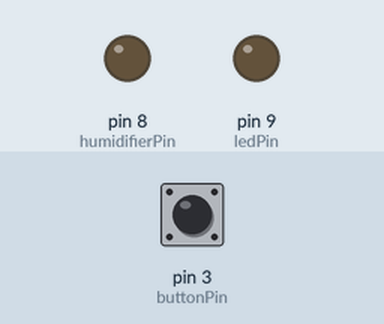
The sketch below on a simulated Arduino Uno, built with avr-gcc and run on an emulated ATmega328P. Parts: output pins drawn as LEDs (lit = HIGH). The test bench sets the inputs (shaded band); at power-on: pin 3 (buttonPin) LOW.

Above: at 1.2 s.
1.3 s: pin 3 (buttonPin) pulled HIGH for 0.15 s
At 2.5 s:
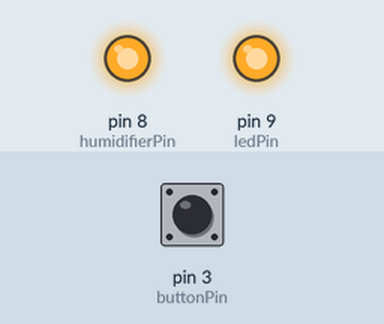
2.9 s: pin 3 (buttonPin) pulled HIGH for 1 s
At 3.8 s:
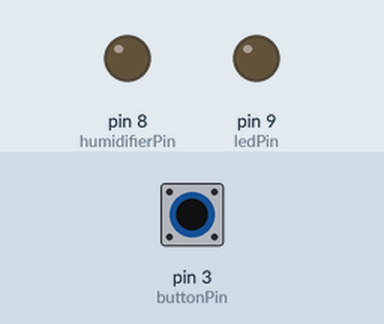
5.4 s: pin 3 (buttonPin) pulled HIGH for 3.2 s
At 5.7 s:
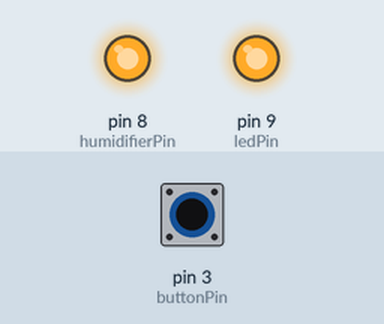
Timing chart, 0 to 8.4 s (numbered marks = the images above; inputs shaded):
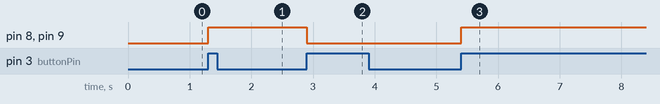

Measured:
- after the input at 1.3 s, pin 8 (humidifierPin), pin 9 (ledPin): LOW → HIGH at once
- after the input at 2.9 s, pin 8 (humidifierPin), pin 9 (ledPin): HIGH → LOW at once
- after the input at 5.4 s, pin 8 (humidifierPin), pin 9 (ledPin): LOW → HIGH at once

The sketch:

Button.ino
```cpp
// Pin assignments
const int buttonPin = 3;          // Pushbutton connected to digital pin 3
const int ledPin = 9;             // LED connected to digital pin 9
const int humidifierPin = 8;      // Humidifier relay/module connected to digital pin 8

// State variables
bool isHumidifierOn = false;      // Keeps track of whether the humidifier is on or off
int previousButtonState = LOW;    // Stores the last button state to detect button press

void setup() {
  // Set up pin modes
  pinMode(ledPin, OUTPUT);
  pinMode(humidifierPin, OUTPUT);
  pinMode(buttonPin, INPUT);

  // Start serial communication for receiving commands
  Serial.begin(9600);

  // Make sure the device starts in a known state
  updateDeviceState();
}

void loop() {
  // Check if any data is available over Serial
  if (Serial.available() > 0) {
    char receivedCommand = Serial.read();  // Read the incoming character

    // Turn on or off the humidifier based on received command
    if (receivedCommand == '1') {
      isHumidifierOn = true;
    } else if (receivedCommand == '0') {
      isHumidifierOn = false;
    }

    // Update the actual device state to match the command
    updateDeviceState();
  }

  // Read the current state of the button
  int currentButtonState = digitalRead(buttonPin);

  // Detect button press (rising edge: from LOW to HIGH)
  if (previousButtonState == LOW && currentButtonState == HIGH) {
    isHumidifierOn = !isHumidifierOn;  // Toggle humidifier state
    updateDeviceState();               // Apply the new state
    delay(50);                         // Simple debounce delay
  }

  // Save the current button state for next loop iteration
  previousButtonState = currentButtonState;
}

// This function updates the LED and humidifier based on the current state
void updateDeviceState() {
  if (isHumidifierOn) {
    digitalWrite(humidifierPin, HIGH);  // Turn on humidifier
    digitalWrite(ledPin, HIGH);         // Turn on LED
  } else {
    digitalWrite(humidifierPin, LOW);   // Turn off humidifier
    digitalWrite(ledPin, LOW);          // Turn off LED
  }
}
```
